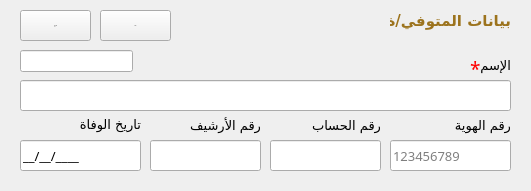
       <widget class="QWidget" name="widget_18" native="true">
        <property name="geometry">
         <rect>
          <x>0</x>
          <y>10</y>
          <width>531</width>
          <height>191</height>
         </rect>
        </property>
        <property name="class" stdset="0">
         <string>Card</string>
        </property>
        <widget class="QWidget" name="widget_19" native="true">
         <property name="geometry">
          <rect>
           <x>0</x>
           <y>0</y>
           <width>531</width>
           <height>41</height>
          </rect>
         </property>
         <property name="class" stdset="0">
          <string>bg-pink-gold box-top-radius</string>
         </property>
         <widget class="QLabel" name="label_64">
          <property name="geometry">
           <rect>
            <x>390</x>
            <y>0</y>
            <width>121</width>
            <height>41</height>
           </rect>
          </property>
          <property name="font">
           <font>
            <family>Cairo</family>
            <pointsize>11</pointsize>
            <bold>true</bold>
           </font>
          </property>
          <property name="styleSheet">
           <string notr="true">color: #9c731d;</string>
          </property>
          <property name="text">
           <string>بيانات المتوفي/ة</string>
          </property>
         </widget>
         <widget class="QPushButton" name="btn_search_deceased">
          <property name="geometry">
           <rect>
            <x>100</x>
            <y>10</y>
            <width>71</width>
            <height>31</height>
           </rect>
          </property>
          <property name="font">
           <font>
            <family>Cairo</family>
            <pointsize>-1</pointsize>
            <bold>true</bold>
           </font>
          </property>
          <property name="toolTip">
           <string>بحث عن متوفي مسجل مسبقاً</string>
          </property>
          <property name="text">
           <string>بحث</string>
          </property>
          <property name="icon">
           <iconset>
            <normaloff>../assets/icons/ic_fluent_search_24_filled_white.svg</normaloff>../assets/icons/ic_fluent_search_24_filled_white.svg</iconset>
          </property>
          <property name="class" stdset="0">
           <string>btn btn-gold border-b-r-0</string>
          </property>
         </widget>
         <widget class="QPushButton" name="pushButton_17">
          <property name="geometry">
           <rect>
            <x>20</x>
            <y>10</y>
            <width>71</width>
            <height>31</height>
           </rect>
          </property>
          <property name="font">
           <font>
            <family>Cairo</family>
            <pointsize>-1</pointsize>
            <bold>true</bold>
           </font>
          </property>
          <property name="text">
           <string>افراغ</string>
          </property>
          <property name="icon">
           <iconset>
            <normaloff>../assets/icons/ic_fluent_text_clear_formatting_24_filled.svg</normaloff>../assets/icons/ic_fluent_text_clear_formatting_24_filled.svg</iconset>
          </property>
          <property name="class" stdset="0">
           <string>btn btn-gold border-b-r-0</string>
          </property>
         </widget>
        </widget>
        <widget class="QLineEdit" name="add_deceased_name_2">
         <property name="enabled">
          <bool>true</bool>
         </property>
         <property name="geometry">
          <rect>
           <x>20</x>
           <y>80</y>
           <width>491</width>
           <height>31</height>
          </rect>
         </property>
         <property name="font">
          <font>
           <family>Cairo</family>
           <pointsize>10</pointsize>
          </font>
         </property>
         <property name="readOnly">
          <bool>false</bool>
         </property>
        </widget>
        <widget class="QLabel" name="label_65">
         <property name="geometry">
          <rect>
           <x>450</x>
           <y>50</y>
           <width>61</width>
           <height>31</height>
          </rect>
         </property>
         <property name="font">
          <font>
           <family>Cairo</family>
           <pointsize>10</pointsize>
          </font>
         </property>
         <property name="text">
          <string>الإسم</string>
         </property>
        </widget>
        <widget class="QLabel" name="label_67">
         <property name="geometry">
          <rect>
           <x>80</x>
           <y>109</y>
           <width>61</width>
           <height>31</height>
          </rect>
         </property>
         <property name="font">
          <font>
           <family>Cairo</family>
           <pointsize>10</pointsize>
          </font>
         </property>
         <property name="text">
          <string>تاريخ الوفاة</string>
         </property>
        </widget>
        <widget class="QLineEdit" name="add_deceased_date_death_2">
         <property name="enabled">
          <bool>true</bool>
         </property>
         <property name="geometry">
          <rect>
           <x>20</x>
           <y>140</y>
           <width>121</width>
           <height>31</height>
          </rect>
         </property>
         <property name="font">
          <font>
           <family>Cairo</family>
           <pointsize>10</pointsize>
          </font>
         </property>
         <property name="inputMask">
          <string>99/99/9999;_</string>
         </property>
         <property name="readOnly">
          <bool>false</bool>
         </property>
         <property name="placeholderText">
          <string>01/01/2026</string>
         </property>
        </widget>
        <widget class="QLabel" name="label_108">
         <property name="geometry">
          <rect>
           <x>310</x>
           <y>110</y>
           <width>71</width>
           <height>31</height>
          </rect>
         </property>
         <property name="font">
          <font>
           <family>Cairo</family>
           <pointsize>10</pointsize>
          </font>
         </property>
         <property name="text">
          <string>رقم الحساب</string>
         </property>
        </widget>
        <widget class="QLineEdit" name="add_deceased_account_number_2">
         <property name="enabled">
          <bool>true</bool>
         </property>
         <property name="geometry">
          <rect>
           <x>270</x>
           <y>140</y>
           <width>111</width>
           <height>31</height>
          </rect>
         </property>
         <property name="font">
          <font>
           <family>Cairo</family>
           <pointsize>10</pointsize>
          </font>
         </property>
         <property name="readOnly">
          <bool>false</bool>
         </property>
        </widget>
        <widget class="QLineEdit" name="add_deceased_archives_number_2">
         <property name="enabled">
          <bool>true</bool>
         </property>
         <property name="geometry">
          <rect>
           <x>150</x>
           <y>140</y>
           <width>111</width>
           <height>31</height>
          </rect>
         </property>
         <property name="font">
          <font>
           <family>Cairo</family>
           <pointsize>10</pointsize>
          </font>
         </property>
         <property name="readOnly">
          <bool>false</bool>
         </property>
        </widget>
        <widget class="QLabel" name="label_110">
         <property name="geometry">
          <rect>
           <x>190</x>
           <y>110</y>
           <width>71</width>
           <height>31</height>
          </rect>
         </property>
         <property name="font">
          <font>
           <family>Cairo</family>
           <pointsize>10</pointsize>
          </font>
         </property>
         <property name="text">
          <string>رقم الأرشيف</string>
         </property>
        </widget>
        <widget class="QLineEdit" name="lineEdit_38">
         <property name="geometry">
          <rect>
           <x>20</x>
           <y>50</y>
           <width>113</width>
           <height>22</height>
          </rect>
         </property>
        </widget>
        <widget class="QLabel" name="label_177">
         <property name="geometry">
          <rect>
           <x>470</x>
           <y>60</y>
           <width>16</width>
           <height>16</height>
          </rect>
         </property>
         <property name="font">
          <font>
           <family>Cairo</family>
           <pointsize>14</pointsize>
          </font>
         </property>
         <property name="styleSheet">
          <string notr="true">color: red;</string>
         </property>
         <property name="text">
          <string>*</string>
         </property>
        </widget>
        <widget class="QLineEdit" name="add_deceased_id_2">
         <property name="enabled">
          <bool>true</bool>
         </property>
         <property name="geometry">
          <rect>
           <x>390</x>
           <y>140</y>
           <width>121</width>
           <height>31</height>
          </rect>
         </property>
         <property name="font">
          <font>
           <family>Cairo</family>
           <pointsize>10</pointsize>
          </font>
         </property>
         <property name="readOnly">
          <bool>false</bool>
         </property>
         <property name="placeholderText">
          <string>123456789</string>
         </property>
        </widget>
        <widget class="QLabel" name="label_66">
         <property name="geometry">
          <rect>
           <x>440</x>
           <y>110</y>
           <width>71</width>
           <height>31</height>
          </rect>
         </property>
         <property name="font">
          <font>
           <family>Cairo</family>
           <pointsize>10</pointsize>
          </font>
         </property>
         <property name="text">
          <string>رقم الهوية</string>
         </property>
        </widget>
       </widget>
